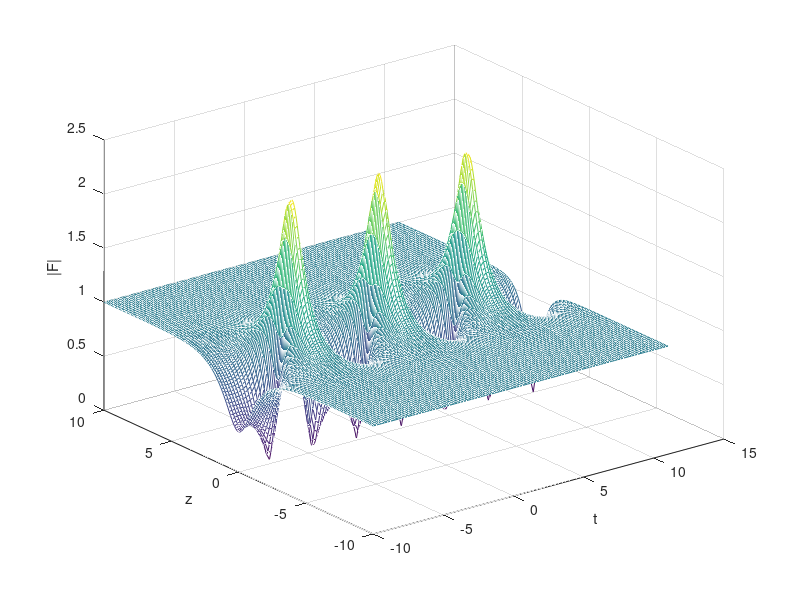
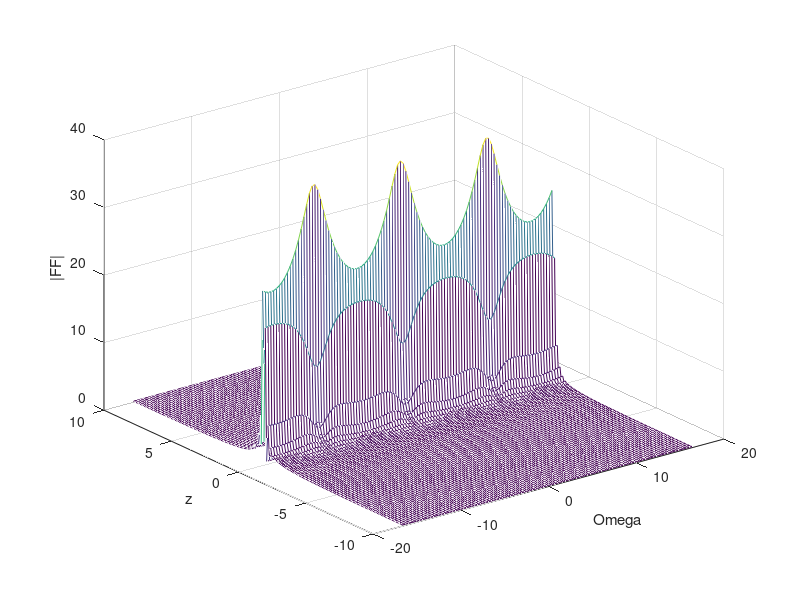

Write the MATLAB code that produced these figures, in order.
% clc
% clear all
% close all

%% 
% % MATERIAL PROPERTIES
% beta2=-1;
% gamma=1;

t = -10:.2:11;
z = -10:.1:10;

[T, Z] = meshgrid(t,z);

%%
% FREQUENCY COORDINATE
indfreq=-length(t)/2:1:length(t)/2-1;
omega=(pi./10).*indfreq;
[O,Z1] = meshgrid(omega,z);

gamma=1; % we can change this parameter
a=(1/2)*(1-(gamma*2)/4);
b=sqrt(8*a*(1-2*a));

N=(1-4*a)*cosh(b*Z)+sqrt(2*a)*cos(gamma*T)+1j*b*sinh(b*Z);
D=sqrt(2*a)*cos(gamma*T)-cosh(b*Z);

PER = (1-4*(1+2*1j*Z)./(1+4*T.^2+4*Z.^2)).*exp(1j*Z);
AKM=(N./D).*exp(1j*Z);

AKMF = zeros(size(AKM));
for k = 1:size(AKMF,2)
    AKMF(:,k) = (abs(t(2)-t(1)))*fftshift(fft(AKM(:,k)));
end

figure
mesh(T,Z,abs(AKM))
xlabel('t')
ylabel('z')
zlabel('|F|')

figure
mesh(O,Z,abs(AKMF))
xlabel('Omega')
ylabel('z')
zlabel('|FF|')

% figure
% mesh(T,Z,abs(PER))
% xlabel('t')
% ylabel('z')
% zlabel('|F|')



